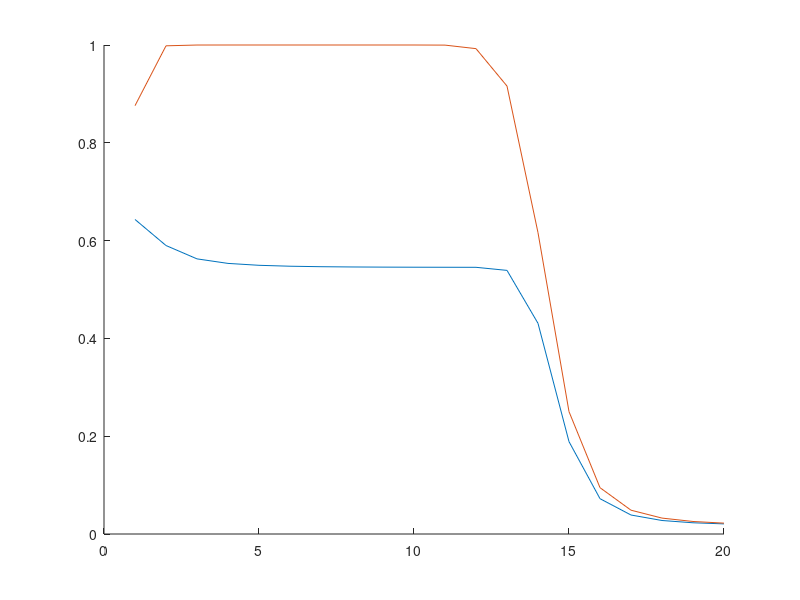

Here is the MATLAB script that generated this plot:
clear all
close all

sigma=4; %free response stregth parameter
w= 0.05; % free weighting parameter

Exp=2;
demoted=[8 2]; % demoted option points

%promoted options during training
prom(1,:)=[17 1]; % partial reinforcement
prom(2,:)=[9 9]; %full reinforce

prom_ext = [1 1]; % promoted points during extinction

nTrialsPerBlock=10; % number of trials per block
j=1;
k=2;
run=1;

nTrainBlocks = 10;
nTestBlocks = 10;

nBlocks = nTrainBlocks + nTestBlocks;
nTrials = nBlocks * nTrialsPerBlock;

Partial_Prom = zeros(1,nBlocks);
Full_Prom = zeros(1,nBlocks);
nReps=1000;

for reps=1:nReps
t = 1;
counter=1;

for p=1:2; %1=partial 2=full either running partial or full

    
    Q = zeros(2,1); % there are 2 options
    
    for block=1:nBlocks
        
        if block > nTrainBlocks
            curr_prom = prom_ext;
        else
            curr_prom = prom(p,:);
        end
        
        t_P = zeros(1,nTrialsPerBlock);
        
        for t=1:nTrialsPerBlock
            
            % v's need to be sampled--they are random
            v(1) = randsample(curr_prom,1);
            if v(1)==prom(1,1)
            counter=counter+1;
            end
            if counter>51
                v(1)=prom(1,2)
            end
            
            v(2) = demoted(Exp);
            
            t_P(t)=1/(1+exp(sigma*(Q(2)-Q(1)))); % probability of choosing j over

            Q = (1-w).*Q + w.*v';
            
        end
        
        if p==1
            Partial_Prom(reps,block) = mean(t_P);
        else
            Full_Prom(reps,block) = mean(t_P);
        end
    end

end
end
 hold on
 plot(mean(Full_Prom))
 plot(mean(Partial_Prom))
 hold off
% 


